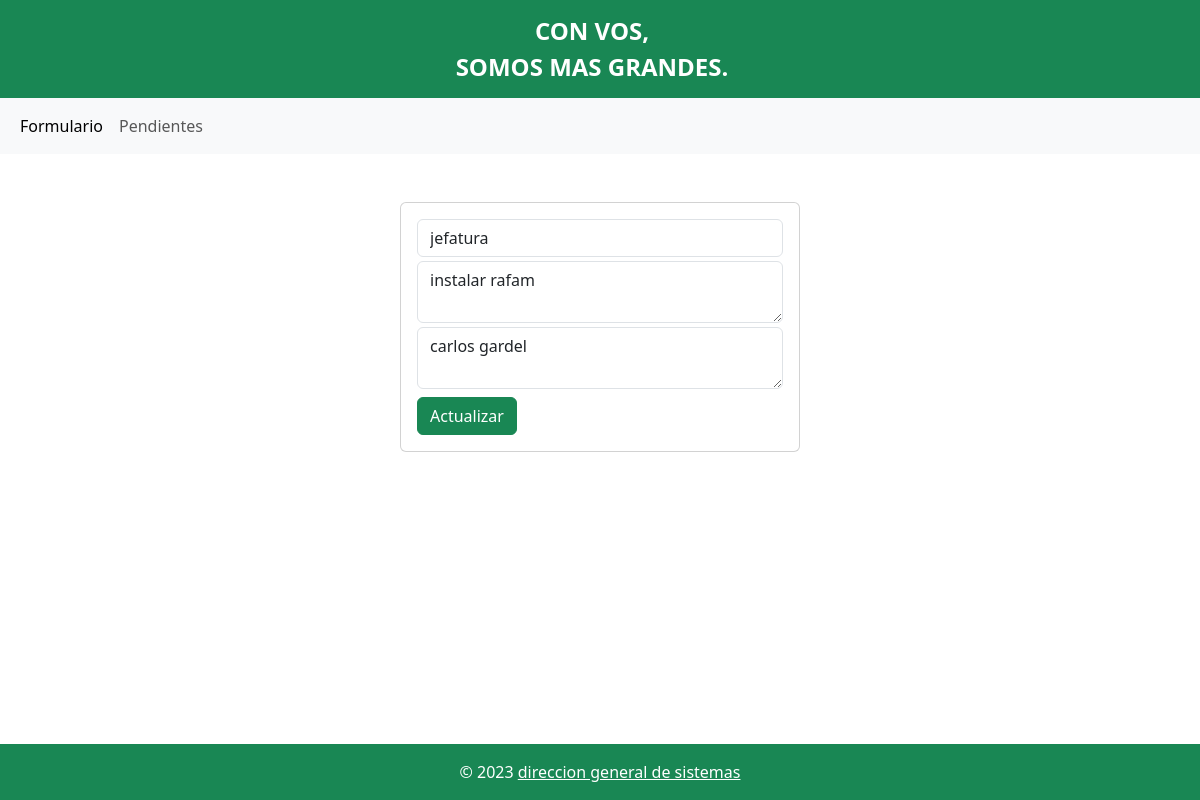
/edit.php?id=30, run on the app's committed database.
### tables this page shows
CREATE TABLE `task` (
  `id` int(50) NOT NULL,
  `title` varchar(255) NOT NULL,
  `description` varchar(255) NOT NULL,
  `created_at` timestamp NOT NULL DEFAULT current_timestamp() ON UPDATE current_timestamp(),
  `direccion` varchar(100) DEFAULT NULL
);

### edit.php (the view, shortened to what this page needs)
<?php
    include("db.php");
    if (isset($_GET['id'])) {
        $id = $_GET['id'];
        $query = "SELECT * FROM task WHERE id = $id";
        $result = mysqli_query($conn, $query);
        if(mysqli_num_rows($result) == 1) {
            $row = mysqli_fetch_array($result);
            $title = $row['title'];
            $description = $row ['description'];
            $direccion = $row ['direccion'];
        }
    }
?>
<?php include("includes/header.php") ?>
<?php include("includes/navAbajoDelHeader.php") ?>
<div class="col-md-4 mx-auto my-5">
    <div class="card card-body">
        <form action="edit.php?id=<?php echo $_GET['id']; ?>" method="POST" >
            <div class="form-group">
                <input type="text" name="title" class="form-control" value="<?php echo $title; ?>" autofocus>
            </div>
            <div class="form-group">
                <textarea name="description" rows="2" class="form-control mt-1" placeholder="descripcion"><?php echo $description; ?></textarea>
            </div>
            <div class="form-group">
                <textarea name="direccion" rows="2" class="form-control mt-1" placeholder="direccion"><?php echo $direccion; ?></textarea>
            </div>
            <button class="btn btn-success mt-2" name="update">
                Actualizar
            </button>
        </form>
    </div>
</div>
<?php include("includes/footer.php") ?>

### includes/footer.php (style rules this page uses)
body { display: flex; flex-direction: column; min-height: 100vh; margin: 0; }

### data on the page
task: title "jefatura", description "instalar rafam", direccion "carlos gardel"
